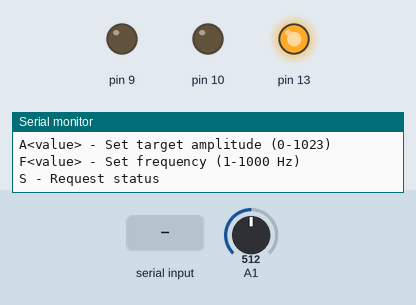
The program below on a simulated Arduino Uno, built for the host (arithmetic inside an expression is 32-bit, double 64-bit). Shown: output pins drawn as LEDs (lit = HIGH), the last lines printed to the serial monitor. Dashed ring = blinking. Inputs (shaded band) come from the test bench; at power-on: A1 = 512.

Above: at 0.61 s.
1.3 s: "F90\n" received over Serial
At 1.6 s:
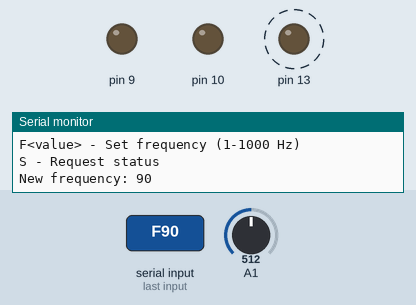
4.3 s: "F,45\n" received over Serial
At 4.3 s:
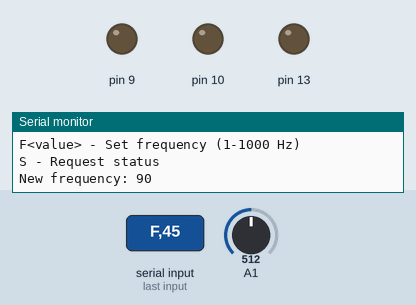
Timing chart, 0 to 7.3 s (numbered marks = the images above; inputs shaded):
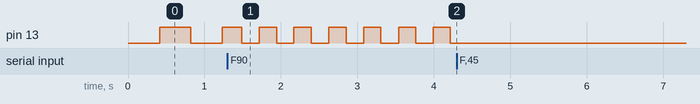

The program:

main.cpp
```cpp
#include <Arduino.h>
#include <avr/io.h>
#include <avr/interrupt.h>

#define LookupEntries (512)
#define KP 0.5
#define KI 0.1
#define SAMPLING_TIME 50
#define PRINT_INTERVAL 250

// Serial command buffer
#define MAX_COMMAND_LENGTH 32
char cmdBuffer[MAX_COMMAND_LENGTH];
int cmdIndex = 0;

static int microMHz = 16;
static int freq = 50, amp = 1024;
static long int period;
static unsigned int lookUp[LookupEntries];
static char theTCCR1A = 0b10000010;
static unsigned long int phaseinc, switchFreq;
static double phaseincMult;

// Control variables
static float integral = 0;
static float error = 0;
static float lastError = 0;
static float targetAmplitude = 512;  // Can be modified via serial
static float baseOutput = 50;

// Function declarations
void processSerialCommand(void);
bool parseCommand(char* cmd, char* type, float* value);
void sendStatus(void);


///////////////////////////
// Original helper functions remain unchanged
int setFreq(int _freq) {
  if(_freq < 0 || _freq > 1000) {
    return 0;
  } else {
    freq = _freq;
    phaseinc = (unsigned long int) phaseincMult*_freq;
    return 1;
  }
}
///////////////////////////


void processSerialCommand() {
  while (Serial.available() > 0) {
    char inChar = Serial.read();

    if (inChar == '\n' || inChar == '\r') {
      if (cmdIndex > 0) {
        cmdBuffer[cmdIndex] = '\0';  // Null terminate
        char cmdType;
        float value;

        // Parse and execute command
        if (parseCommand(cmdBuffer, &cmdType, &value)) {
          switch (cmdType) {
            case 'A':  // Set amplitude
              if (value >= 0 && value <= 1023) {
                targetAmplitude = value;
                Serial.print("New target amplitude: ");
                Serial.println(targetAmplitude);
              }
              break;

            case 'F':  // Set frequency
              if (setFreq((int)value)) {
                Serial.print("New frequency: ");
                Serial.println(freq);
              }
              break;

            case 'S':  // Status request
              sendStatus();
              break;
          }
        }
        cmdIndex = 0;  // Reset buffer
      }
    }
    else if (cmdIndex < MAX_COMMAND_LENGTH - 1) {
      cmdBuffer[cmdIndex++] = inChar;
    }
  }
}

bool parseCommand(char* cmd, char* type, float* value) {
  *type = cmd[0];  // First character is command type

  if (*type == 'S') {
    return true;  // Status command doesn't need a value
  }

  // Convert rest of string to float
  *value = atof(cmd + 1);
  return true;
}

void sendStatus() {
  Serial.print("Status: F=");
  Serial.print(freq);
  Serial.print("Hz, A=");
  Serial.print(targetAmplitude);
  Serial.print(", Measured=");
  Serial.print(analogRead(A1));
  Serial.print(", Control=");
  Serial.println(amp);
}

void printSystemStatus(float measured, float controlOutput) {
  Serial.print(millis());
  Serial.print(",");
  Serial.print(targetAmplitude);
  Serial.print(",");
  Serial.print(measured);
  Serial.print(",");
  Serial.print(controlOutput);
  Serial.print(",");
  Serial.println(error);
}

float calculatePI(float measured) {
  error = targetAmplitude - measured;

  // Calculate integral term with anti-windup
  integral = constrain(integral + (error * SAMPLING_TIME / 1000.0), -50, 50);

  // Calculate PI control output centered around baseOutput
  float output = baseOutput + (KP * error) + (KI * integral);

  // Constrain output to valid range
  output = constrain(output, 0, 100);

  // Store error for next iteration
  lastError = error;

  return output;
}

// Rest of the original functions remain unchanged
ISR(TIMER1_OVF_vect) {
  static unsigned long int phase, lastphase;
  static char delay1, trig = LOW;
  phase += phaseinc;
  if(delay1 == 1) {
    theTCCR1A ^= 0b10100000;
    TCCR1A = theTCCR1A;
    delay1 = 0;
  }
  else if((phase>>31 != lastphase>>31) && !(phase>>31)) {
    delay1++;
    trig = !trig;
    digitalWrite(13,trig);
  }

  lastphase = phase;
  OCR1A = OCR1B = ((lookUp[phase >> 23]*period) >> 12)*amp >> 10;
}

int setSwitchFreq(int sfreq) {
  if(sfreq <= 0 || sfreq > 20000) {
    return 0;
  } else {
    switchFreq = sfreq;
    period = microMHz*1e6/sfreq;
    phaseincMult = (double) period*8589.934592/microMHz;
    phaseinc = (unsigned long int) phaseincMult*freq;
    ICR1 = period;
    return 1;
  }
}

int setAmp(float _amp) {
  if(_amp < 0 || _amp > 100) {
    return 0;
  } else {
    amp = map(_amp,0,100,0,1024);
    return 1;
  }
}

void makeLookUp(void) {
  double temp;
  cli();
  TCCR1A = 0b00000010;

  for(int i = 0; i < LookupEntries; i++) {
    temp = sin(i*M_PI/LookupEntries)*4096;
    lookUp[i] = (int)(temp+0.5);
  }
  TCCR1A = theTCCR1A;
  sei();
}

void registerInit(void) {
  TCCR1A = theTCCR1A;
  TCCR1B = 0b00011001;
  TIMSK1 = 0b00000001;
  sei();
  DDRB = 0b00000110;
  pinMode(13, OUTPUT);
}


void setup() {
  Serial.begin(115200);  // Higher baud rate for better responsiveness
  makeLookUp();
  setSwitchFreq(10000);
  setFreq(50);
  setAmp(baseOutput);
  registerInit();

  Serial.println("SPWM Controller Ready");
  Serial.println("Commands:");
  Serial.println("A<value> - Set target amplitude (0-1023)");
  Serial.println("F<value> - Set frequency (1-1000 Hz)");
  Serial.println("S - Request status");
}

void loop() {
  static unsigned long lastTime = 0;
  static int measuredAmp;
  unsigned long currentTime = millis();

  // Process any incoming serial commands
  if (Serial.available()) {
    processSerialCommand();
  }

  // Regular control loop
  if (currentTime - lastTime >= SAMPLING_TIME) {
    lastTime = currentTime;

    // Read current amplitude (you may need to modify this based on your hardware)
    measuredAmp = analogRead(A1);

    // Calculate and apply new amplitude using PI control
    float controlOutput = calculatePI(measuredAmp);
    setAmp(controlOutput);
  }
}
```

Measured:
- after the input at 1.3 s, pin 13: alternates HIGH for 0.23 s and LOW for 0.23 s, starting after 0.19 s
- after the input at 4.3 s, pin 13: stops changing and stays LOW
